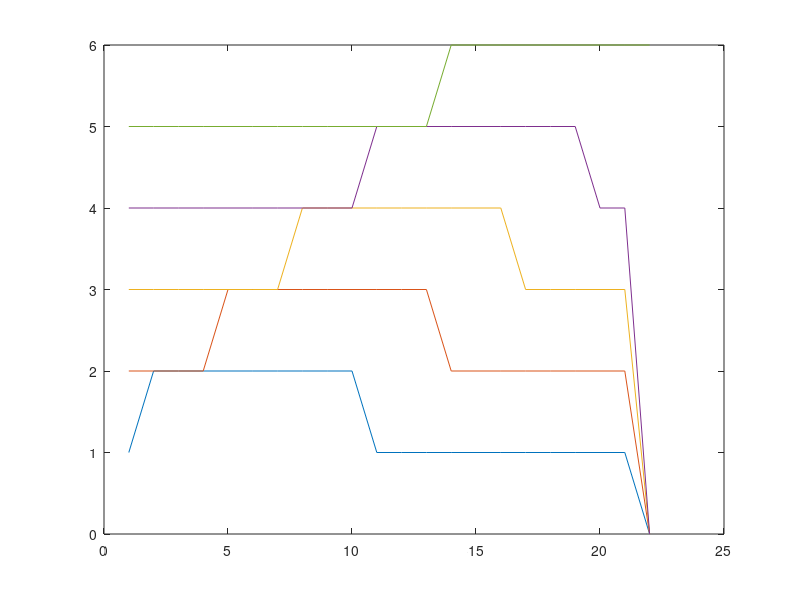

MATLAB code to generate this figure:

clc;
dF_F=ones(5,9)
x_offset=3;
y_offset=1;
a=size(dF_F);
cell_num=a(1,1);
scan_num=a(1,2);
stagger=zeros(cell_num,(x_offset*(cell_num-1)+scan_num));

for i=1:(cell_num)
    stagger(i,(x_offset*i-1):(x_offset*i-1)+(scan_num-1))=dF_F(i,:)
    stagger(i,:)=stagger(i,:)+i
    b=size(stagger);
end
figure;plot(1:b(1,2),stagger(:,:));